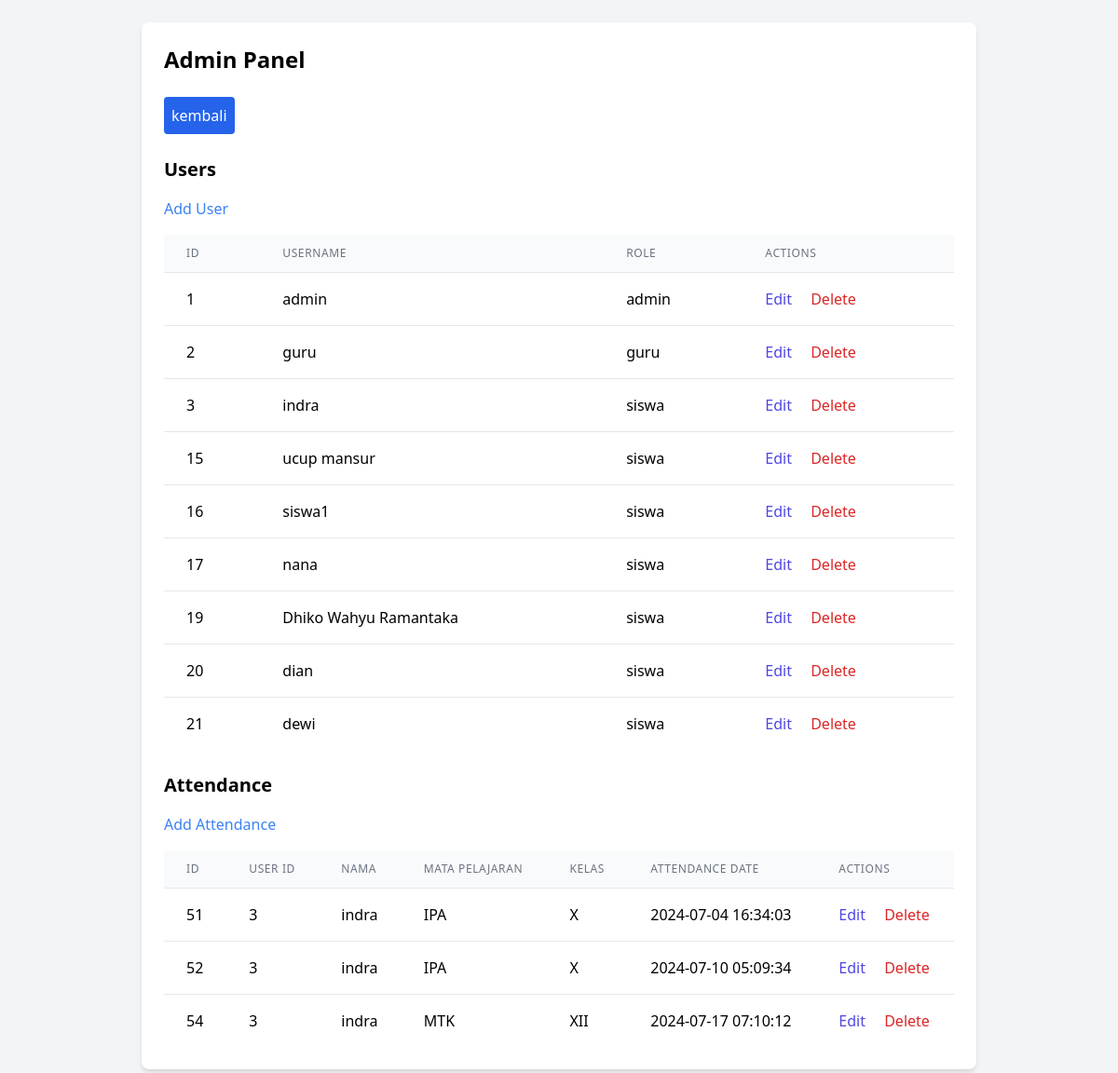
The page /admin/admin.php (signed in) on the database as committed earlier.
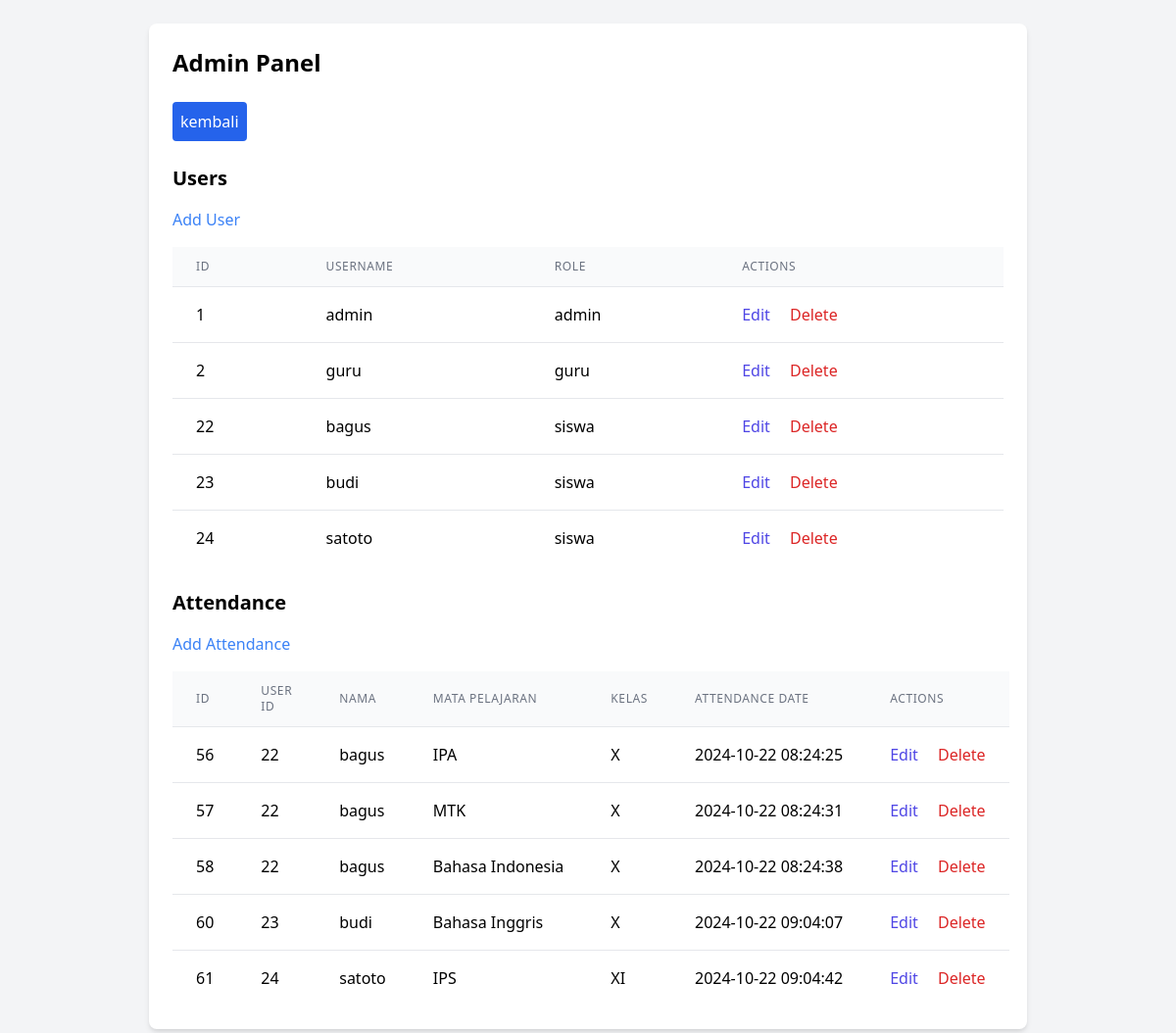
The same page on the database as committed later.
### tables this page shows
CREATE TABLE `users` (
  `id` int(11) NOT NULL,
  `username` varchar(100) NOT NULL,
  `password` varchar(100) NOT NULL,
  `role` enum('admin','guru','siswa') NOT NULL,
  `kelas` varchar(10) NOT NULL
);

CREATE TABLE `attendance` (
  `id` int(11) NOT NULL,
  `user_id` int(11) NOT NULL,
  `mata_pelajaran` varchar(100) NOT NULL,
  `kelas` varchar(100) NOT NULL,
  `attendance_date` datetime NOT NULL,
  `nama` varchar(100) NOT NULL
);

### public/admin/admin.php (the view, shortened to what this page needs)
<?php
include '../db.php';
$sql_users = "SELECT * FROM users";
$result_users = $conn->query($sql_users);
$sql_attendance = "SELECT * FROM attendance";
$result_attendance = $conn->query($sql_attendance);
?>
<!DOCTYPE html>
<html>
<head>
    <link href="https://cdn.jsdelivr.net/npm/tailwindcss@2.2.19/dist/tailwind.min.css" rel="stylesheet">
</head>
<body class="bg-gray-100 p-6">
    <div class="max-w-4xl mx-auto bg-white p-6 rounded-lg shadow-md">
        <h2 class="text-2xl font-bold mb-6">Admin Panel</h2>
        <a href="../role.php" class="lg:p-2 py-4 border-b-1 bg-blue-600 text-white p-4 rounded mb-6 inline-block">kembali</a>
        <h3 class="text-xl font-bold mb-4">Users</h3>
        <a href="add_user.php" class="text-blue-500 hover:text-blue-700 mb-4 inline-block">Add User</a>
        <table class="min-w-full divide-y divide-gray-200 mb-6">
            <thead class="bg-gray-50">
                <tr>
                    <th class="px-6 py-3 text-left text-xs font-medium text-gray-500 uppercase tracking-wider">ID</th>
                    <th class="px-6 py-3 text-left text-xs font-medium text-gray-500 uppercase tracking-wider">Username</th>
                    <th class="px-6 py-3 text-left text-xs font-medium text-gray-500 uppercase tracking-wider">Role</th>
                    <th class="px-6 py-3 text-left text-xs font-medium text-gray-500 uppercase tracking-wider">Actions</th>
                </tr>
            </thead>
            <tbody class="bg-white divide-y divide-gray-200">
                <?php while ($row = $result_users->fetch_assoc()): ?>
                    <tr>
                        <td class="px-6 py-4 whitespace-nowrap"><?php echo $row['id']; ?></td>
                        <td class="px-6 py-4 whitespace-nowrap"><?php echo $row['username']; ?></td>
                        <td class="px-6 py-4 whitespace-nowrap"><?php echo $row['role']; ?></td>
                        <td class="px-6 py-4 whitespace-nowrap">
                            <a href="edit_user.php?id=<?php echo $row['id']; ?>" class="text-indigo-600 hover:text-indigo-900">Edit</a>
                            <a href="delete_user.php?id=<?php echo $row['id']; ?>" class="text-red-600 hover:text-red-900 ml-4" onclick="return confirm('yikin miw minghicis pinggini ini?');">Delete</a>
                        </td>
                    </tr>
                <?php endwhile; ?>
            </tbody>
        </table>
        <h3 class="text-xl font-bold mb-4">Attendance</h3>
        <a href="add_attendance.php" class="text-blue-500 hover:text-blue-700 mb-4 inline-block">Add Attendance</a>
        <table class="min-w-full divide-y divide-gray-200">
            <thead class="bg-gray-50">
                <tr>
                    <th class="px-6 py-3 text-left text-xs font-medium text-gray-500 uppercase tracking-wider">ID</th>
                    <th class="px-6 py-3 text-left text-xs font-medium text-gray-500 uppercase tracking-wider">User ID</th>
                    <th class="px-6 py-3 text-left text-xs font-medium text-gray-500 uppercase tracking-wider">Nama</th>
                    <th class="px-6 py-3 text-left text-xs font-medium text-gray-500 uppercase tracking-wider">Mata Pelajaran</th>
                    <th class="px-6 py-3 text-left text-xs font-medium text-gray-500 uppercase tracking-wider">Kelas</th>
                    <th class="px-6 py-3 text-left text-xs font-medium text-gray-500 uppercase tracking-wider">Attendance Date</th>
                    <th class="px-6 py-3 text-left text-xs font-medium text-gray-500 uppercase tracking-wider">Actions</th>
                </tr>
            </thead>
            <tbody class="bg-white divide-y divide-gray-200">
                <?php while ($row = $result_attendance->fetch_assoc()): ?>
                    <tr>
                        <td class="px-6 py-4 whitespace-nowrap"><?php echo $row['id']; ?></td>
                        <td class="px-6 py-4 whitespace-nowrap"><?php echo $row['user_id']; ?></td>
                        <td class="px-6 py-4 whitespace-nowrap"><?php echo $row['nama']; ?></td>
                        <td class="px-6 py-4 whitespace-nowrap"><?php echo $row['mata_pelajaran']; ?></td>
                        <td class="px-6 py-4 whitespace-nowrap"><?php echo $row['kelas']; ?></td>
                        <td class="px-6 py-4 whitespace-nowrap"><?php echo $row['attendance_date']; ?></td>
                        <td class="px-6 py-4 whitespace-nowrap">
                            <a href="edit_attendance.php?id=<?php echo $row['id']; ?>" class="text-indigo-600 hover:text-indigo-900">Edit</a>
                            <a href="delete_attendance.php?id=<?php echo $row['id']; ?>" class="text-red-600 hover:text-red-900 ml-4" onclick="return confirm('yakin mau menghapus pengguna ini?');">Delete</a>
                        </td>
                    </tr>
                <?php endwhile; ?>
            </tbody>
        </table>
    </div>
</body>
</html>

Rows that differ between the two databases and show on the page:
removed users: id "3", username "indra", role "siswa"
removed users: id "15", username "ucup mansur", role "siswa"
removed users: id "16", username "siswa1", role "siswa"
removed users: id "17", username "nana", role "siswa"
removed users: id "19", username "Dhiko Wahyu Ramantaka", role "siswa"
removed users: id "20", username "dian", role "siswa"
removed users: id "21", username "dewi", role "siswa"
removed attendance: id "51", user "3", nama "indra", mata_pelajaran "IPA", kelas "X", attendance_date "2024-07-04 16:34:03"
removed attendance: id "52", user "3", nama "indra", mata_pelajaran "IPA", kelas "X", attendance_date "2024-07-10 05:09:34"
removed attendance: id "54", user "3", nama "indra", mata_pelajaran "MTK", kelas "XII", attendance_date "2024-07-17 07:10:12"
added users: id "22", username "bagus", role "siswa"
added users: id "23", username "budi", role "siswa"
added users: id "24", username "satoto", role "siswa"
added attendance: id "56", user "22", nama "bagus", mata_pelajaran "IPA", kelas "X", attendance_date "2024-10-22 08:24:25"
added attendance: id "57", user "22", nama "bagus", mata_pelajaran "MTK", kelas "X", attendance_date "2024-10-22 08:24:31"
added attendance: id "58", user "22", nama "bagus", mata_pelajaran "Bahasa Indonesia", kelas "X", attendance_date "2024-10-22 08:24:38"
added attendance: id "60", user "23", nama "budi", mata_pelajaran "Bahasa Inggris", kelas "X", attendance_date "2024-10-22 09:04:07"
added attendance: id "61", user "24", nama "satoto", mata_pelajaran "IPS", kelas "XI", attendance_date "2024-10-22 09:04:42"
